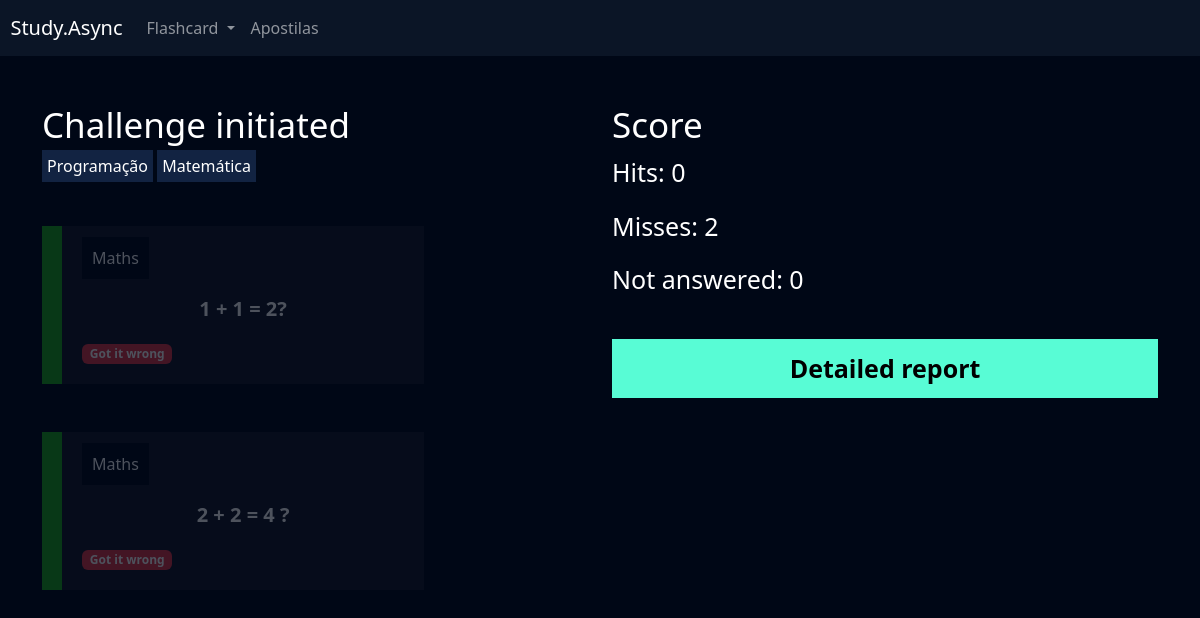
The page /flashcard/challenge/3/ (signed in) on the database its author committed.
### flashcard/models.py (models this page shows, shortened)
class FlashcardChallenge(models.Model):
    flashcard = models.ForeignKey(Flashcard, on_delete=models.DO_NOTHING)
    answered = models.BooleanField(default=False)
    got_it_right = models.BooleanField(default=False)

class Flashcard(models.Model):
    DIFFICULTY_CHOICES = (('H', 'Hard'), ('M', 'Medium'), ('E', 'Easy'))
    id = models.IntegerField(primary_key=True)
    user = models.ForeignKey(User, on_delete=models.DO_NOTHING)
    question = models.CharField(max_length=300)
    answer = models.TextField()
    category = models.ForeignKey(Category, on_delete=models.DO_NOTHING)
    difficulty = models.CharField(max_length=1, choices=DIFFICULTY_CHOICES)
    @property
    def css_difficulty(self):
        if self.difficulty == 'E':
            return "flashcard-easy"
        elif self.difficulty == 'M':
            return "flashcard-medium"
        elif self.difficulty == 'H':
            return "flashcard-hard"

class Category(models.Model):
    name = models.CharField(max_length=50)
    def __str__(self):
        return self.name

### flashcard/views.py (the view)
# urls.py: path('challenge/<int:id>/', views.challenge, name='challenge'),
def challenge(request, id):
    challenge = Challenge.objects.get(id=id)
    if not challenge.user == request.user:
        raise Http404()
    if request.method == 'GET':
        hits = challenge.flashcards.filter(answered=True).filter(got_it_right=True).count()
        misses = challenge.flashcards.filter(answered=True).filter(got_it_right=False).count()
        not_answered = challenge.flashcards.filter(answered=False).count()
        return render(
            request,
            'challenge.html',
            {
                'challenge': challenge, 'hits': hits, 'misses': misses, 'not_answered': not_answered
            },
        )

### templates/challenge.html (shortened to what this page needs)
{% extends "base.html" %}
{% load static %}
{% block 'header' %}
    <link href="{% static 'users/css/register.css' %}" rel="stylesheet">
    <link href="{% static 'flashcard/css/new_flashcard.css' %}" rel="stylesheet">
    <link href="{% static 'flashcard/css/init_challenge.css' %}" rel="stylesheet">
    <link href="{% static 'flashcard/css/challenge.css' %}" rel="stylesheet">
    <link href='https://unpkg.com/boxicons@2.1.4/css/boxicons.min.css' rel='stylesheet'>
{% endblock 'header' %}
{% block 'content' %}
    {% include "partials/header.html" %}
    <div class="container">
        <br>
        <br>
        <div class="row">
            <div class="col-md">
                <h3 class="secondary-font" >Challenge initiated</h3>
                <span class="badge-category">Programação</span>
                <span class="badge-category" >Matemática</span>
                <br>
                <br>
                <br>
                {% for flashcard in challenge.flashcards.all %}
                    <div class="box-new-flashcard {% if flashcard.answered %}op2{% endif %}">
                        <div class="flashcard {{ flashcard.flashcard.css_difficulty }}">
                            <div class="flashcard-category">
                                {{flashcard.flashcard.category}}
                            </div>
                            <br>
                            <br>
                            <div class="flashcard-box-item" onclick="flip_card({{flashcard.id}})">
                                <p class="flashcard-item">{{flashcard.flashcard.question}}</p>
                            </div>
                            {% if not flashcard.answered %}
                                <div class="answer">
                                    <a href="{% url 'answer_flashcard' flashcard.id %}?got_it_right=0&challenge_id={{ challenge.id }}"><i class='bx bxs-x-square red-icon'></i></a>
                                    <a href="{% url 'answer_flashcard' flashcard.id %}?got_it_right=1&challenge_id={{ challenge.id }}"><i class='bx bxs-check-square green-icon' ></i></a>
                                </div>
                            {% else %}
                                {% if flashcard.got_it_right %}
                                    <span class="badge bg-success">Got it right</span>
                                {% else %}
                                    <span class="badge bg-danger">Got it wrong</span>
                                {% endif %}
                            {% endif %}
                        </div>
                    </div>
                    <br>
                    <br>
                {% endfor %}
            </div>
            <div class="col-md">
                <h3 class="secondary-font">Score</h3>
                <p class="p-font">Hits: {{ hits }}</p>
                <p class="p-font">Misses: {{ misses }}</p>
                <p class="p-font">Not answered: {{ not_answered }}</p>
                <br>
                <a class="btn-register btn-challenge" href="{% url 'report' challenge.id %}">Detailed report</a>
            </div>
        </div>
    </div>
{% endblock 'content' %}

### templates/static/general/css/base.css (style rules this page uses)
:root { --main-color: #0b1526; --dark-color: #000716; --secondary-dark-color: rgb(15, 2, 26); --light-color: #00c1f3; --contrast-color: #f4c96b; --differential-color: #58fcd5; }
body { background-color: var(--dark-color) !important; color: white !important; }

### templates/static/users/css/register.css (style rules this page uses)
* { margin: 0; padding: 0; }
.btn-register { padding: 10px; background-color: #58fcd5; border: none; border: 1px solid #58fcd5; font-size: 18px; font-weight: bold; padding-left: 25px; padding-right: 25px; }

### templates/static/flashcard/css/new_flashcard.css (style rules this page uses)
.box-new-flashcard { width: 70%; margin: auto; }
.flashcard { background-color: rgba(255, 255, 255, .08); padding: 20px; }
.flashcard-box-item { text-align: center; }
.flashcard p { font-size: 20px; font-weight: bold; cursor: pointer; }
.flashcard-easy { border-left: 20px solid #1DAB1A; }
.flashcard-category { background-color: var(--dark-color); display: inline; padding: 10px; }

### templates/static/flashcard/css/init_challenge.css (style rules this page uses)
.secondary-font { font-size: 35px; }

### templates/static/flashcard/css/challenge.css (style rules this page uses)
.badge-category { padding: 5px; background-color: #122342; }
.box-new-flashcard { margin: 0; }
.op2 { opacity: .3; }
.p-font { font-size: 25px; }
.btn-challenge { width: 100% !important; color: black; text-decoration: none; display: block; text-align: center; font-size: 25px; }

### rows shown on the page
FlashcardChallenge: flashcard.category "Maths", flashcard.question "1 + 1 = 2?", answered "Got it wrong"
FlashcardChallenge: flashcard.category "Maths", flashcard.question "2 + 2 = 4 ?", answered "Got it wrong"

### other values the page prints
{{ hits }} "0"
{{ misses }} "2"
{{ not_answered }} "0"
